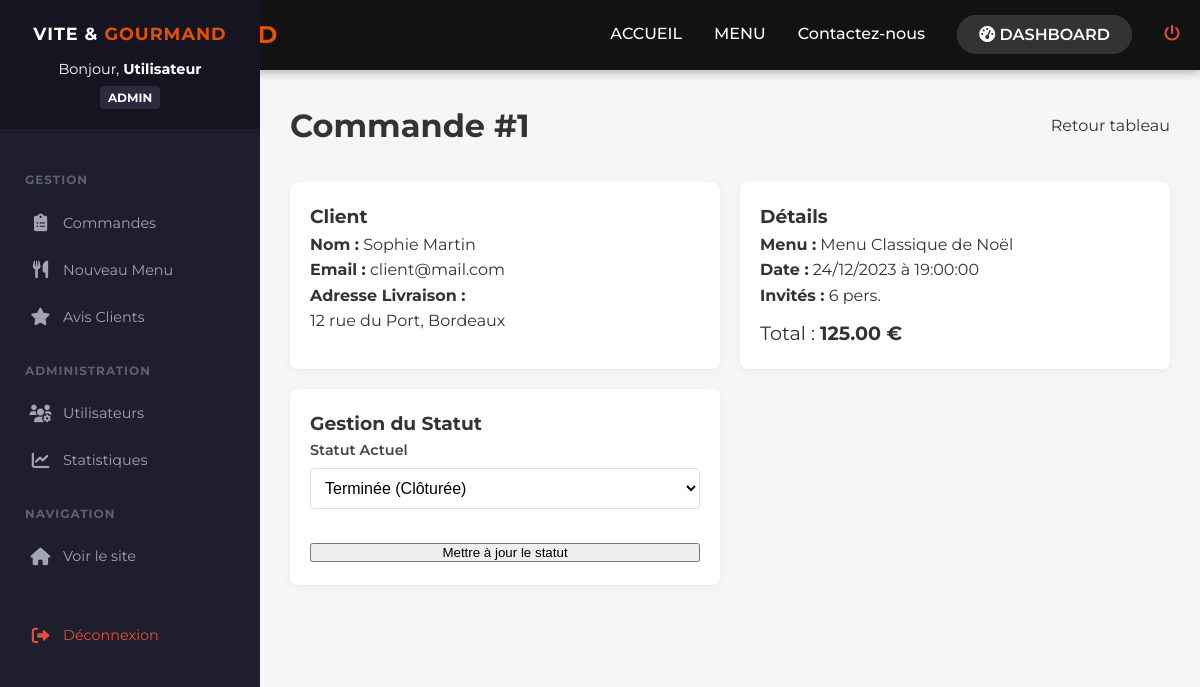
/app/admin-commande-detail.php?id=1 (signed in), run on the app's committed database.
### tables this page shows
CREATE TABLE commandes (
    id INT AUTO_INCREMENT PRIMARY KEY,
    user_id INT NOT NULL,
    menu_id INT NOT NULL,
    date_commande DATETIME DEFAULT CURRENT_TIMESTAMP,
    date_livraison DATE NOT NULL,
    heure_livraison TIME NOT NULL,
    adresse_livraison TEXT NOT NULL,
    distance_km INT DEFAULT 0,
    nb_pers INT NOT NULL,
    prix_total DECIMAL(10,2) NOT NULL,
    statut ENUM('en_attente', 'accepte', 'preparation', 'livraison', 'livre', 'retour_materiel', 'terminee', 'annulee') DEFAULT 'en_attente',
    materiel_prete BOOLEAN DEFAULT FALSE,  
    FOREIGN KEY(user_id) REFERENCES users(id),
    FOREIGN KEY(menu_id) REFERENCES menus(id)
);

CREATE TABLE users (
    id INT AUTO_INCREMENT PRIMARY KEY,
    nom VARCHAR(50) NOT NULL,
    prenom VARCHAR(50) NOT NULL,
    email VARCHAR(100) NOT NULL UNIQUE,
    password VARCHAR(255) NOT NULL,  
    tel VARCHAR(20),
    adresse TEXT,
    role ENUM('client', 'employe', 'admin') DEFAULT 'client',
    created_at DATETIME DEFAULT CURRENT_TIMESTAMP
);

CREATE TABLE menus (
    id INT AUTO_INCREMENT PRIMARY KEY,
    titre VARCHAR(100) NOT NULL,
    description TEXT,
    prix DECIMAL(10,2) NOT NULL,
    min_pers INT DEFAULT 4,
    stock INT DEFAULT 0,
    theme VARCHAR(50),  
    regime VARCHAR(50),  
    photo VARCHAR(255),
    delai_commande VARCHAR(100) DEFAULT '48h à l''avance',
    est_visible BOOLEAN DEFAULT TRUE
);

### app/classes/Database.php (called while the page is built)
<?php
class Database {
    private $host = 'db';
    private $dbname = 'vite_gourmand';
    private $username = 'root';
    private $password = 'root';
    public $pdo;
    public function __construct() {
        try {
            $this->pdo = new PDO("mysql:host={$this->host};dbname={$this->dbname};charset=utf8mb4", $this->username, $this->password);
            $this->pdo->setAttribute(PDO::ATTR_ERRMODE, PDO::ERRMODE_EXCEPTION);
            $this->pdo->setAttribute(PDO::ATTR_DEFAULT_FETCH_MODE, PDO::FETCH_ASSOC);
        } catch (PDOException $e) {
            die("Erreur de connexion : " . $e->getMessage());
        }
    }
    public function getPdo() {
        return $this->pdo;
    }
}

### app/admin-commande-detail.php (the view, shortened to what this page needs)
<?php
    require 'config/init.php';
    $id = $_GET['id'] ?? 0;
    $sql = "SELECT c.*, m.titre as menu_titre, u.nom, u.prenom, u.email
            FROM commandes c
            JOIN menus m ON c.menu_id = m.id
            JOIN users u ON c.user_id = u.id
            WHERE c.id = ?";
    $stmt = $db->getPdo()->prepare($sql);
    $stmt->execute([$id]);
    $commande = $stmt->fetch();
    include 'header.php';
?>
<div class="admin-layout">
    <aside class="sidebar">
        <?php include 'includes/sidebar-admin.php'; ?>
    </aside>
    <main class="admin-content">
        <div class="content-header">
            <h1>Commande #<?php echo $commande['id']; ?></h1>
            <a href="admin-dashboard.php" class="btn-secondary">Retour tableau</a>
        </div>
        <div class="stats-grid"> <div class="card-box">
                <h3>Client</h3>
                <p><strong>Nom :</strong> <?php echo htmlspecialchars($commande['prenom'] . ' ' . $commande['nom']); ?></p>
                <p><strong>Email :</strong> <?php echo htmlspecialchars($commande['email']); ?></p>
                <p><strong>Adresse Livraison :</strong><br><?php echo nl2br(htmlspecialchars($commande['adresse_livraison'])); ?></p>
            </div>
            <div class="card-box">
                <h3>Détails</h3>
                <p><strong>Menu :</strong> <?php echo htmlspecialchars($commande['menu_titre']); ?></p>
                <p><strong>Date :</strong> <?php echo date("d/m/Y", strtotime($commande['date_livraison'])); ?> à <?php echo $commande['heure_livraison']; ?></p>
                <p><strong>Invités :</strong> <?php echo $commande['nb_pers']; ?> pers.</p>
                <p style="font-size: 1.2rem; margin-top:10px;">Total : <strong><?php echo $commande['prix_total']; ?> €</strong></p>
            </div>
            <div class="card-box">
                <h3>Gestion du Statut</h3>
                <form method="POST">
                    <div class="input-group">
                        <label>Statut Actuel</label>
                        <select name="new_statut" class="form-select" style="padding: 10px; width: 100%;">
                            <?php
                                $statuts = [
                                    'en_attente' => 'En attente',
                                    'accepte' => 'Accepté (Validé)',
                                    'preparation' => 'En cuisine',
                                    'livraison' => 'En livraison',
                                    'livre' => 'Livré (Chez le client)',
                                    'retour_materiel' => 'Attente retour matériel',
                                    'terminee' => 'Terminée (Clôturée)',
                                    'annulee' => 'Annulée'
                                ];
                                foreach($statuts as $key => $label):
                            ?>
                                <option value="<?php echo $key; ?>" <?php echo ($commande['statut'] == $key) ? 'selected' : ''; ?>>
                                    <?php echo $label; ?>
                                </option>
                            <?php endforeach; ?>
                        </select>
                    </div>
                    <button type="submit" class="btn-primary width-100" style="margin-top: 15px;">Mettre à jour le statut</button>
                </form>
            </div>
        </div>
    </main>
</div>

### app/style.css (style rules this page uses)
:root { --primary: #E65100; --primary-hover: #ff6d00; --dark: #121212; --light: #F9F9F9; --white: #ffffff; --shadow: 0 4px 6px rgba(0, 0, 0, 0.1); --transition: all 0.3s ease; }
* { box-sizing: border-box; margin: 0; padding: 0; }
body { font-family: 'Montserrat', sans-serif; background-color: var(--white); color: #333; line-height: 1.6; }
a { text-decoration: none; color: inherit; transition: var(--transition); }
select { padding: 10px 15px; border: 1px solid #ddd; border-radius: 5px; background: white; cursor: pointer; }
.input-group { margin-bottom: 1.2rem; display: flex; flex-direction: column; }
.input-group label { font-weight: 600; font-size: 0.9rem; margin-bottom: 6px; color: #444; }
.admin-layout { display: flex; min-height: 100vh; background-color: #f4f6f8; }
.sidebar { width: 260px; background-color: #1e1e2d; color: white; flex-shrink: 0; }
.admin-content { flex-grow: 1; padding: 30px; }
.content-header { display: flex; justify-content: space-between; align-items: center; margin-bottom: 30px; }
.card-box { background: white; padding: 20px; border-radius: 8px; box-shadow: 0 2px 10px rgba(0,0,0,0.05); }
.width-100 { width: 100%; }
.form-select { width: 100%; padding: 10px; border: 1px solid #ddd; border-radius: 4px; font-size: 1rem; }
.stats-grid { display: grid; grid-template-columns: repeat(auto-fit, minmax(300px, 1fr)); gap: 20px; }
.sidebar { width: 260px; background-color: #1e1e2d; color: #a2a3b7; flex-shrink: 0; display: flex; flex-direction: column; position: fixed; height: 100vh; left: 0; top: 0; overflow-y: auto; z-index: 1000; }
.admin-content { margin-left: 260px; flex-grow: 1; padding: 30px; width: calc(100% - 260px); }

### data on the page
commandes: id "1", user.nom "Sophie Martin", user.email "client@mail.com", adresse_livraison "12 rue du Port, Bordeaux", menu.titre "Menu Classique de Noël", date_livraison "24/12/2023", heure_livraison "19:00:00", nb_pers "6", prix_total "125.00", new_statut "Terminée (Clôturée)"

### other printed values
$prenom "Utilisateur"
$role "ADMIN"
